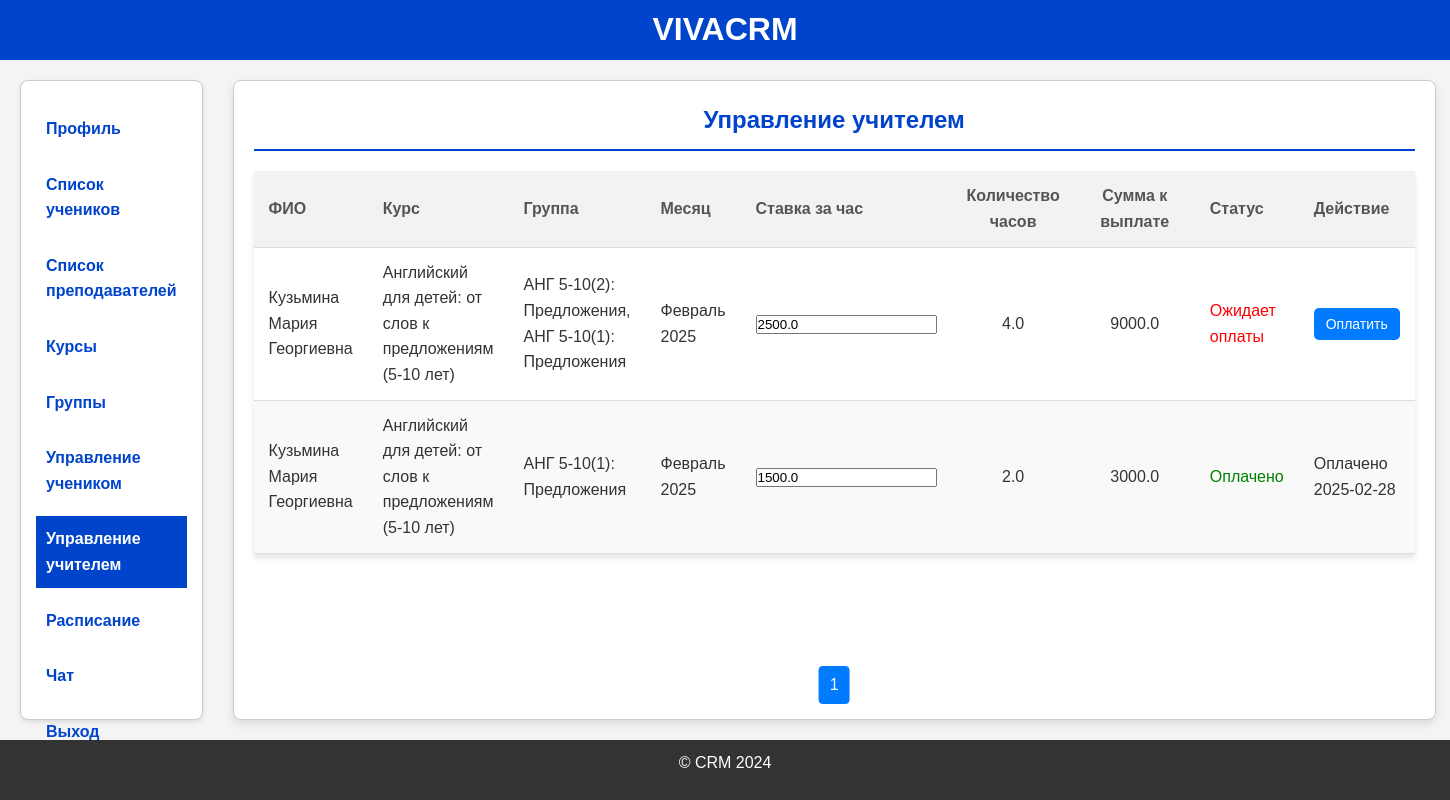
/salary_management (signed in), run on an earlier commit of the app's database.
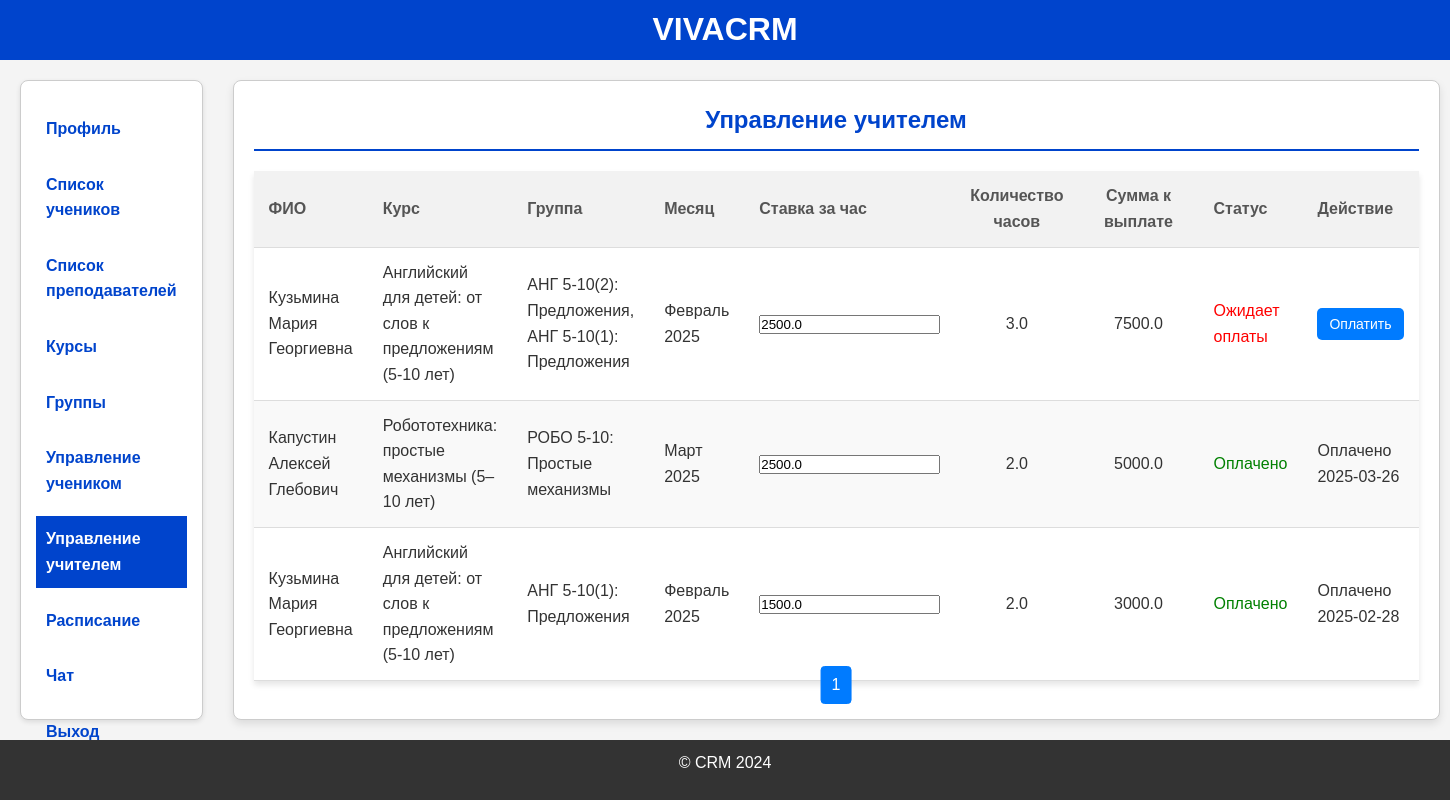
And on a later commit of the database.
### models.py (models this page shows, shortened)
class Salary(db.Model):
    id = db.Column(db.Integer, primary_key=True)
    teacher_id = db.Column(db.Integer, db.ForeignKey('teacher.teacher_id', ondelete="CASCADE"), nullable=False)
    course_id = db.Column(db.Integer, db.ForeignKey('course.id'), nullable=True)  # Новый столбец
    group_id = db.Column(db.Integer, db.ForeignKey('group.id'), nullable=True)  # Новый столбец
    month = db.Column(db.String(20), nullable=False)
    total_hours = db.Column(db.Float, default=0)
    hourly_rate = db.Column(db.Float, default=1500)
    total_salary = db.Column(db.Float, default=0)
    status = db.Column(db.String(20), nullable=False, default='Ожидает оплаты')
    payment_date = db.Column(db.Date, nullable=True)
    teacher = db.relationship('Teacher', backref='salaries')
    course = db.relationship('Course', backref='salaries')
    group = db.relationship('Group', backref='salaries')

class Teacher(db.Model):
    id = db.Column(db.Integer, primary_key=True)
    teacher_id = db.Column(db.Integer, db.ForeignKey('users.id'))
    surname = db.Column(db.String(50), nullable=False)
    first_name = db.Column(db.String(50), nullable=False)
    patronymic = db.Column(db.String(50), nullable=True)
    birth_date = db.Column(db.Date, nullable=False)
    phone = db.Column(db.String(20), nullable=False)
    address = db.Column(db.String(255), nullable=False)
    education = db.Column(db.String(255), nullable=False)
    user = db.relationship('Users', backref='teacher', uselist=False)

### app.py (the view)
@app.route('/salary_management')
@login_required
@role_required('Администратор', 'Учитель')
def salary_management():
    user = current_user
    base_template = "base_administrator.html" if user.role == 'Администратор' else "base_teacher.html"
    teacher = None
    if user.role == 'Учитель':
        teacher = Teacher.query.filter_by(teacher_id=user.id).first()
    administrator = Administrator.query.filter_by(admin_id=current_user.id).first()
    page = request.args.get('page', 1, type=int)
    per_page = 3
    query = (
        db.session.query(
            Salary.id,
            Teacher.teacher_id.label("teacher_id"),
            Teacher.surname,
            Teacher.first_name,
            Teacher.patronymic,
            func.group_concat(Course.course_name, ', ').label("courses"),
            func.group_concat(Group.group_name, ', ').label("groups"),
            func.sum(Salary.total_hours).label("total_hours"),
            func.sum(Salary.total_salary).label("total_salary"),
            func.max(Salary.hourly_rate).label("hourly_rate"),
            Salary.month,
            Salary.status,
            Salary.payment_date
        )
        .join(Salary, Salary.teacher_id == Teacher.teacher_id)
        .outerjoin(Course, Salary.course_id == Course.id)
        .outerjoin(Group, Salary.group_id == Group.id)
        .group_by(Teacher.id, Salary.month, Salary.status, Salary.payment_date)
    )
    if user.role == 'Учитель' and teacher:
        query = query.filter(Teacher.teacher_id == teacher.teacher_id)
    salaries_pagination = query.group_by(Teacher.id, Salary.month, Salary.status, Salary.payment_date) \
                                .order_by(Salary.status.asc(), Salary.payment_date.desc()) \
                                .paginate(page=page, per_page=per_page)
    def format_month(date_str):
        if date_str:
            dt = datetime.strptime(date_str, "%Y-%m")
            month_en = dt.strftime("%B")  # Получаем месяц на английском
            month_ru = MONTHS_RU.get(month_en, month_en)  # Переводим на русский
            return f"{month_ru} {dt.year}"
        return "Не указан"
    salaries = []
    for salary in salaries_pagination.items:
        salaries.append({
            "id": salary.id,
            "teacher_id": salary.teacher_id,
            "surname": salary.surname,
            "first_name": salary.first_name,
            "patronymic": salary.patronymic,
            "courses": ", ".join(set(salary.courses.split(", "))) if salary.courses else "Не указано",
            "groups": ", ".join(set(salary.groups.split(", "))) if salary.groups else "Не указано",
            "total_hours": salary.total_hours,
            "total_salary": salary.total_salary,
            "hourly_rate": salary.hourly_rate,
            "month": format_month(salary.month),
            "status": salary.status,
            "payment_date": salary.payment_date
        })
    return render_template(
        'salary_management.html',
        salaries=salaries,
        administrator=administrator,
        pagination=salaries_pagination,
        base_template=base_template,
        teacher=teacher,
        is_teacher=user.role == 'Учитель',
    )

### app.py (called while the page is built)
@login_manager.user_loader
def load_user(user_id):
    return Users.query.get(int(user_id))

def role_required(*roles):
    def decorator(f):
        @wraps(f)
        def wrapped(*args, **kwargs):
            if not current_user.is_authenticated or current_user.role not in roles:
                flash('Недостаточно прав доступа', 'danger')
                return redirect(url_for('login'))
            return f(*args, **kwargs)
        return wrapped
    return decorator

### templates/salary_management.html (shortened to what this page needs)
{% extends base_template %}
{% block content %}
<div class="management-form">
<h2>Управление учителем</h2>
<table class="student-table">
    <thead>
        <tr>
            <th>ФИО</th>
            <th>Курс</th>
            <th>Группа</th>
            <th>Месяц</th>
            <th>Ставка за час</th>
            <th>Количество часов</th>
            <th>Сумма к выплате</th>
            <th>Статус</th>
            {% if not is_teacher %}
                <th>Действие</th>
            {% endif %}
        </tr>
    </thead>
    <tbody>
        {% for salary in salaries %}
        <tr>
            <td>{{ salary.surname }} {{ salary.first_name }} {{ salary.patronymic }}</td>
            <td>{{ salary.courses if salary.courses else "Не указан" }}</td>
            <td>{{ salary.groups if salary.groups else "Не указана" }}</td>
            <td>{{ salary.month }}</td>
            <td>
                {% if not is_teacher %}
                <input type="number" value="{{ salary.hourly_rate }}" class="hourly-rate" data-id="{{ salary.id }}">
                {% else %}
                {{ salary.hourly_rate }}
            {% endif %}
            </td>
            <td>{{ salary.total_hours }}</td>
            <td>{{ salary.total_salary }}</td>
            <td {% if salary.status == 'Ожидает оплаты' %} style="color: red;" {% else %} style="color: green;" {% endif %}>
                {{ salary.status }}
            </td>
            {% if not is_teacher %}
            <td>
                {% if salary.status == 'Ожидает оплаты' %}
                    <button class="pay-btn" data-id="{{ salary.id }}">Оплатить</button>
                {% else %}
                    Оплачено {{ salary.payment_date }}
                {% endif %}
            </td>
            {% endif %}
        </tr>
        {% endfor %}
    </tbody>
</table>
<div class="pagination">
    {% for page_num in pagination.iter_pages(left_edge=2, right_edge=2, left_current=2, right_current=2) %}
        {% if page_num %}
            {% if page_num == pagination.page %}
                <span class="current">{{ page_num }}</span>
            {% else %}
                <a href="{{ url_for('salary_management', page=page_num) }}">{{ page_num }}</a>
            {% endif %}
        {% else %}
            <span class="ellipsis">…</span>
        {% endif %}
    {% endfor %}
</div>
</div>
{% endblock %}

### templates/base_administrator.html (shortened to what this page needs)
<!DOCTYPE html>
<html lang="en">
<head>
    <link rel="stylesheet" href="https://cdnjs.cloudflare.com/ajax/libs/font-awesome/5.15.4/css/all.min.css">
    <link rel="stylesheet" href="{{ url_for('static', filename='styles/base_administrator.css') }}">
    <link rel="stylesheet" href="{{ url_for('static', filename='styles/administrator_dasboard.css') }}">
    <link rel="stylesheet" href="{{ url_for('static', filename='styles/register_student.css') }}">
    <link rel="stylesheet" href="{{ url_for('static', filename='styles/register_teacher.css') }}">
    <link rel="stylesheet" href="{{ url_for('static', filename='styles/course.css') }}">
    <link rel="stylesheet" href="{{ url_for('static', filename='styles/group.css') }}">
    <link rel="stylesheet" href="{{ url_for('static', filename='styles/student_list.css') }}">
    <link rel="stylesheet" href="{{ url_for('static', filename='styles/teachers_list.css') }}">
    <link rel="stylesheet" href="{{ url_for('static', filename='styles/management.css') }}">
    <link rel="stylesheet" href="{{ url_for('static', filename='styles/edit_management.css') }}">
    <link rel="stylesheet" href="{{ url_for('static', filename='styles/update_admin.css') }}">
    <link rel="stylesheet" href="https://cdn.jsdelivr.net/npm/flatpickr/dist/flatpickr.min.css">
</head>
<body>
    <header>
        <h1 class="header-title">VIVACRM</h1>
    </header>
    <div class="container">
        <aside>
            <ul>
              <li><a href="{{ url_for('administrator_dashboard', id=administrator.admin_id) }}" class="nav-link {% if request.endpoint == 'administrator_dashboard' %}active{% endif %}">Профиль</a></li>
              <li><a href="{{ url_for('students_list') }}" class="nav-link {% if request.endpoint == 'students_list' %}active{% endif %}">Список учеников</a></li>
              <li><a href="{{ url_for('teachers_list') }}" class="nav-link {% if request.endpoint == 'teachers_list' %}active{% endif %}">Список преподавателей</a></li>
              <li><a href="{{ url_for('list_courses') }}" class="nav-link {% if request.endpoint == 'list_courses' %}active{% endif %}">Курсы</a></li>
              <li><a href="{{ url_for('list_groups') }}" class="nav-link {% if request.endpoint == 'list_groups' %}active{% endif %}">Группы</a></li>
              <li><a href="{{ url_for('management') }}" class="nav-link {% if request.endpoint == 'management' %}active{% endif %}">Управление учеником</a></li>
              <li><a href="{{ url_for('salary_management') }}" class="nav-link {% if request.endpoint == 'salary_management' %}active{% endif %}">Управление учителем</a></li>
              <li><a href="{{ url_for('schedule_management') }}" class="nav-link {% if request.endpoint == 'schedule_management' %}active{% endif %}">Расписание</a></li>
              <li><a href="{{ url_for('chat') }}" class="nav-link {% if request.endpoint == 'chat' %}active{% endif %}">Чат</a></li>
              <li><a href="{{ url_for('logout') }}" class="nav-link {% if request.endpoint == 'logout' %}active{% endif %}">Выход</a></li>
            </ul>
          </aside>
        <main>
            {% block content %}
            {% endblock %}
        </main>
    </div>
    <footer>
        <p>&copy; CRM 2024</p>
    </footer>
</body>
</html>

### static/styles/base_administrator.css (style rules this page uses)
* { margin: 0; padding: 0; box-sizing: border-box; }
html, body { height: 100%; display: flex; flex-direction: column; }
body { font-family: Arial, sans-serif; line-height: 1.6; background-color: #f4f4f4; color: #333; }
header { display: flex; justify-content: center; align-items: center; background-color: #0044cc; padding: 20px; text-align: center; color: white; height: 60px; }
.header-title { font-size: 2.0em; font-weight: bold; text-align: center; }
footer { text-align: center; padding: 10px; background-color: #333; color: white; margin-top: auto; height: 60px; }
.container { display: flex; justify-content: space-between; padding: 20px; }
aside { width: 250px; background-color: #ffffff; border: 1px solid #ccc; border-radius: 8px; box-shadow: 0 4px 8px rgba(0, 0, 0, 0.1); padding: 15px; height: calc(100vh - 160px); }
aside { width: 250px; background-color: #ffffff; border-radius: 8px; box-shadow: 0 2px 5px rgba(0, 0, 0, 0.1); padding: 15px; }
aside ul { list-style-type: none; }
aside li { margin: 10px 0; }
aside a { text-decoration: none; color: #0044cc; font-weight: bold; padding: 10px; display: block; transition: all 0.3s ease; }
aside a.active { background-color: #0044cc; color: white; }
main { flex: 1; padding-left: 30px; }

### static/styles/course.css (style rules this page uses)
table { width: 100%; border-collapse: collapse; margin-top: 20px; background-color: #fff; box-shadow: 0px 4px 6px rgba(0, 0, 0, 0.1); }
th, td { padding: 12px 15px; text-align: left; border-bottom: 1px solid #ddd; }
th { background-color: #f2f2f2; color: #555; }
tr:nth-child(even) { background-color: #f9f9f9; }
.pagination { position: absolute; bottom: 15px; left: 50%; transform: translateX(-50%); display: flex; justify-content: center; gap: 5px; }
.pagination a, .pagination span { padding: 5px 10px; border: 1px solid #ccc; text-decoration: none; color: #333; border-radius: 4px; }
.pagination .current { background-color: #007bff; color: white; border-color: #007bff; }

### static/styles/group.css (style rules this page uses)
table { width: 100%; border-collapse: collapse; margin-top: 20px; background-color: #fff; box-shadow: 0px 4px 6px rgba(0, 0, 0, 0.1); }
th, td { padding: 12px 15px; text-align: left; border-bottom: 1px solid #ddd; }
th { background-color: #f2f2f2; color: #555; }
tr:nth-child(even) { background-color: #f9f9f9; }
.pagination { position: absolute; bottom: 15px; left: 50%; transform: translateX(-50%); display: flex; justify-content: center; gap: 5px; }
.pagination a, .pagination span { padding: 5px 10px; border: 1px solid #ccc; text-decoration: none; color: #333; border-radius: 4px; }
.pagination .current { background-color: #007bff; color: white; border-color: #007bff; }

### static/styles/student_list.css (style rules this page uses)
table { width: 100%; border-collapse: collapse; margin-top: 20px; background-color: #fff; box-shadow: 0px 4px 6px rgba(0, 0, 0, 0.1); }
th, td { padding: 12px 15px; text-align: left; border-bottom: 1px solid #ddd; }
th { background-color: #f2f2f2; color: #555; }
tr:nth-child(even) { background-color: #f9f9f9; }
.pagination { position: absolute; bottom: 15px; left: 50%; transform: translateX(-50%); display: flex; justify-content: center; gap: 5px; }
.pagination a, .pagination span { padding: 5px 10px; border: 1px solid #ccc; text-decoration: none; color: #333; border-radius: 4px; }
.pagination .current { background-color: #007bff; color: white; border-color: #007bff; }

### static/styles/teachers_list.css (style rules this page uses)
table { width: 100%; border-collapse: collapse; margin-top: 20px; background-color: #fff; box-shadow: 0px 4px 6px rgba(0, 0, 0, 0.1); }
th, td { padding: 12px 15px; text-align: left; border-bottom: 1px solid #ddd; }
th { background-color: #f2f2f2; color: #555; }
tr:nth-child(even) { background-color: #f9f9f9; }
.pagination { position: absolute; bottom: 15px; left: 50%; transform: translateX(-50%); display: flex; justify-content: center; gap: 5px; }
.pagination a, .pagination span { padding: 5px 10px; border: 1px solid #ccc; text-decoration: none; color: #333; border-radius: 4px; }
.pagination .current { background-color: #007bff; color: white; border-color: #007bff; }

### templates/salary_management.html (style rules this page uses)
.pay-btn { background-color: #007bff; color: white; border: none; padding: 8px 12px; font-size: 14px; cursor: pointer; border-radius: 5px; transition: background 0.3s ease; }

What changed in the data, as far as the page shows it:
changed Salary "Ожидает оплаты": total_hours "4.0" → "3.0"; total_salary "9000.0" → "7500.0"
added Salary: surname "Капустин", first_name "Алексей", patronymic "Глебович", courses "Робототехника: простые механизмы (5–10 лет)", groups "РОБО 5-10: Простые механизмы", month "Март 2025", hourly_rate "2500.0", total_hours "2.0", total_salary "5000.0", status "Оплачено", payment_date "2025-03-26"
